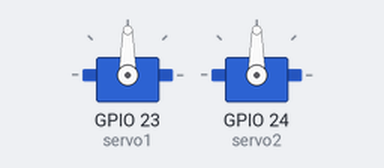
Recording of a program running on a simulated Raspberry Pi (BCM pin numbers). Parts: 2 × servo. Servo angles are drawn from the pulse width (0.5 ms = 0°, 2.5 ms = 180°).

Above: at 1.05 s.
At 4.0 s:
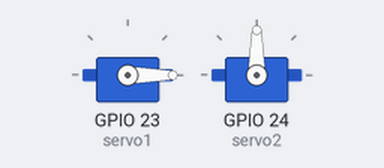
At 5.5 s:
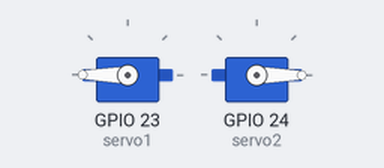
At 7.0 s:
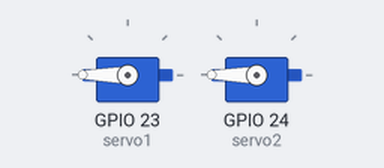
Timing chart, 0 to 8.8 s (numbered marks = the images above):
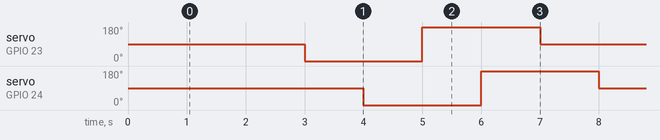

The program:

servo_interface.py
```python
## This code is meant to test micro servo interfaced on Raspberry Pi

## Connect Pan Servo to S1 pin and Tilt servo to S2 pin
import RPi.GPIO as GPIO
import time

GPIO.setmode(GPIO.BCM)
servo1 = 23     # pin 16 - S1 pin
servo2 = 24     # pin 18 - S2 pin

GPIO.setup(servo1,GPIO.OUT)
GPIO.setup(servo2,GPIO.OUT)

p = GPIO.PWM(servo1,50)    # Generating Software PWM of 50 HZ for S1 pin
p1 = GPIO.PWM(servo2,50)	# Generating Software PWM of 50 HZ for S2 pin

p.start(7.5)
p1.start(7.5)
time.sleep(1)
try:
	while(1):
		p.ChangeDutyCycle(7.5)			#90 degeree
		time.sleep(1)
                p1.ChangeDutyCycle(7.5) #90 degeree
                time.sleep(1)
		p.ChangeDutyCycle(2.5)			#0 degree
		time.sleep(1)
                p1.ChangeDutyCycle(2.5) #0 degeree
                time.sleep(1)
		p.ChangeDutyCycle(12.5)			#180 degree
		time.sleep(1)
                p1.ChangeDutyCycle(12.5)#180 degeree
                time.sleep(1)
except KeyboardInterrupt:
	p.stop()
	p1.stop()
	GPIO.cleanup()
```

Measured:
- by itself, servo on GPIO 23 (servo1), servo on GPIO 24 (servo2): repeats every 6.0 s: 180° 2.0 s, 90° 2.0 s, 0° 2.0 s
